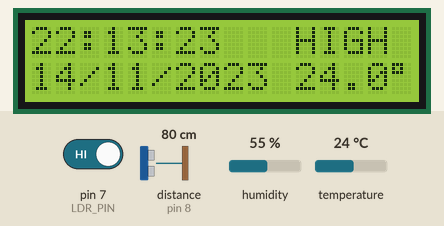
This sketch was run on a simulated Arduino Uno, built with avr-gcc and run on an emulated ATmega328P. Parts: 16×2 character LCD. Wiring (inferred from the names in the program): ultrasonic range finder: trigger pin 9; echo pin 8. The inputs (shaded band) are chosen by the test bench; at power-on: distance to the obstacle (sensor on pin 8) 80 cm, pin 7 (LDR_PIN) HIGH, temperature 24 °C, humidity 55 %. The echo pulse lasts 58.3 µs per cm; the local clock reads 2024-03-15 10:24:30 at power-on unless the sketch sets it.

Above: at 3.2 s.
3.3 s: distance to the obstacle (sensor on pin 8) set to 2 cm
At 3.9 s:
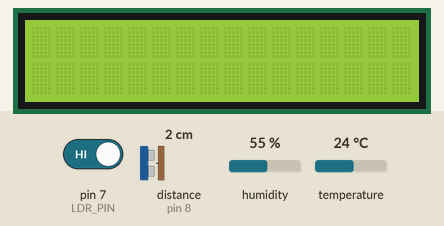
4.8 s: pin 7 (LDR_PIN) driven LOW
At 5.9 s:
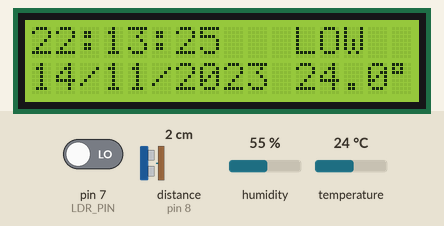
9.6 s: temperature set to 12 °C
At 10.9 s:
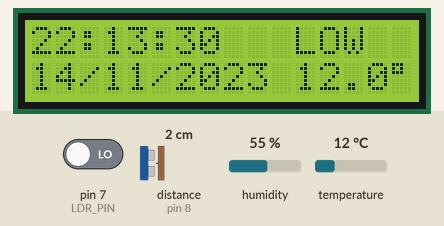
11.6 s: temperature set to 19 °C
At 14.7 s:
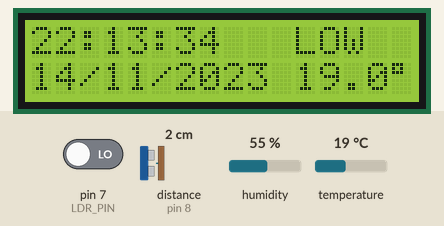
15.6 s: pin 7 (LDR_PIN) driven HIGH
At 16.9 s:
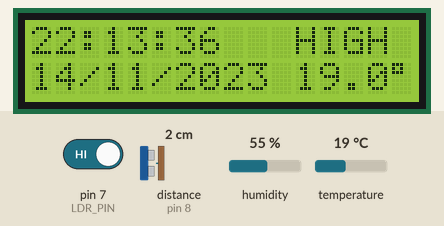
17.6 s: distance to the obstacle (sensor on pin 8) set to 13 cm
19.1 s: distance to the obstacle (sensor on pin 8) set to 17 cm
At 19.7 s:
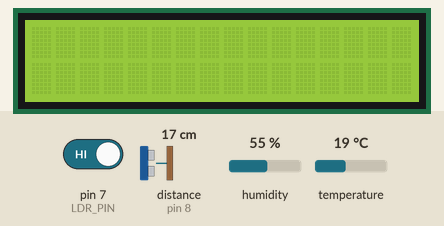
Timing chart, 0 to 22.1 s (numbered marks = the images above; inputs shaded):
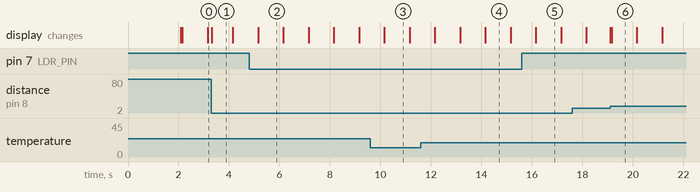

Measured:
- the behaviour switches between 15 and 16 cm on distance to the obstacle (sensor on pin 8) (found by bisection; images 5 and 6)
- after the input at 3.3 s, the display: changes at once (image 1)
- after the input at 4.8 s, the display: changes after 0.35 s (image 2)
- after the input at 15.6 s, the display: changes after 0.56 s (image 5)
- after the input at 19.1 s, the display: first changes at once (image 6 shows a later state)
- what the display in image 1 shows lasts 0.9 s, from 3.3 s to 4.2 s
- what the display in image 2 shows lasts 1.0 s, from 5.2 s to 6.2 s

The sketch:

mpca_the_goat.ino
```cpp
#include <Wire.h>
#include <LiquidCrystal_I2C.h>
#include <RTClib.h>
#include <DHT.h>

#define DHTPIN 2
#define DHTTYPE DHT11
#define TRIG_PIN 9
#define ECHO_PIN 8
#define LDR_PIN 7

DHT dht(DHTPIN, DHTTYPE);
RTC_DS3231 rtc;
LiquidCrystal_I2C lcd(0x27, 16, 2);

bool displayOn = false;
unsigned long lastUpdate = 0;
unsigned long lastDHTRead = 0;
float temperature = 0.0;

void setup() {
  Serial.begin(9600);
  Wire.begin();

  lcd.init();
  lcd.backlight();  // Keep backlight always ON

  dht.begin();
  rtc.begin();
  rtc.adjust(DateTime(F(__DATE__), F(__TIME__)));

  pinMode(TRIG_PIN, OUTPUT);
  pinMode(ECHO_PIN, INPUT);
  pinMode(LDR_PIN, INPUT);

  lcd.clear();
  lcd.setCursor(0, 0);
  lcd.print("Initializing...");
  delay(2000);
  lcd.clear();
}

void loop() {
  // Ultrasonic distance reading
  digitalWrite(TRIG_PIN, LOW);
  delayMicroseconds(2);
  digitalWrite(TRIG_PIN, HIGH);
  delayMicroseconds(10);
  digitalWrite(TRIG_PIN, LOW);
  long duration = pulseIn(ECHO_PIN, HIGH);
  float distance = duration * 0.034 / 2;

  // Read light level from LDR
  bool isHighLight = (digitalRead(LDR_PIN) == HIGH);

  if (!isHighLight) {
    // In low light, always keep display ON
    if (!displayOn) {
      lcd.display();
      displayOn = true;
      lcd.clear();
    }
  } else {
    // In high light, control with ultrasonic
    if (distance < 15) {
      if (!displayOn) {
        lcd.display();
        displayOn = true;
        lcd.clear();
      }
    } else {
      if (displayOn) {
        lcd.noDisplay();
        displayOn = false;
      }
    }
  }

  // Read temperature every 2 seconds
  if (millis() - lastDHTRead > 2000) {
    lastDHTRead = millis();
    float temp = dht.readTemperature();
    if (!isnan(temp)) {
      temperature = temp;
    } else {
      Serial.println("Failed to read from DHT!");
    }
  }

  // Update LCD every 1 second
  if (millis() - lastUpdate >= 1000) {
    lastUpdate = millis();

    DateTime now = rtc.now();

    // Time and Light
    lcd.setCursor(0, 0);
    if (now.hour() < 10) lcd.print("0"); lcd.print(now.hour()); lcd.print(":");
    if (now.minute() < 10) lcd.print("0"); lcd.print(now.minute()); lcd.print(":");
    if (now.second() < 10) lcd.print("0"); lcd.print(now.second());

    lcd.setCursor(11, 0);
    lcd.print(isHighLight ? "HIGH" : "LOW ");

    // Date and Temp
    lcd.setCursor(0, 1);
    if (now.day() < 10) lcd.print("0"); lcd.print(now.day()); lcd.print("/");
    if (now.month() < 10) lcd.print("0"); lcd.print(now.month()); lcd.print("/");
    lcd.print(now.year());

    lcd.setCursor(10, 1);
    lcd.print(" ");
    lcd.print(temperature, 1);
    lcd.print((char)223);
    lcd.print("C ");
  }
}
```
